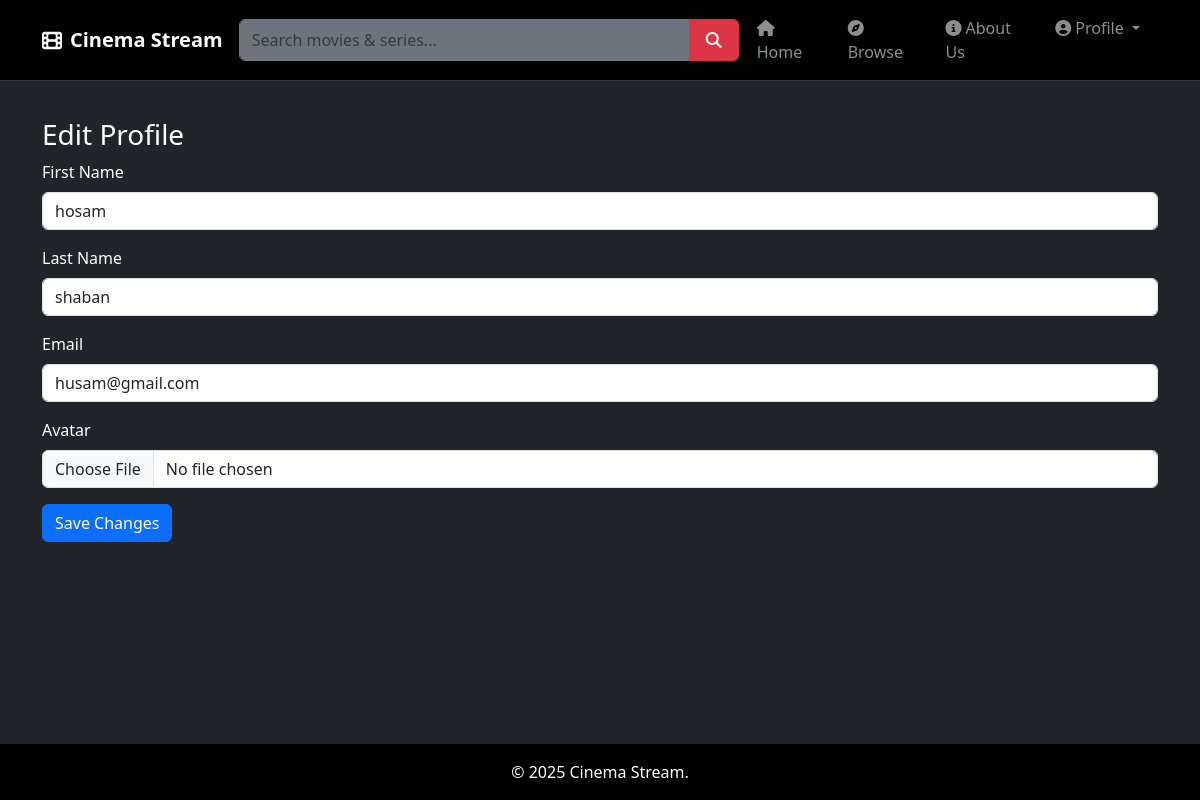
The app's page /profile/edit/ (signed in), older data.
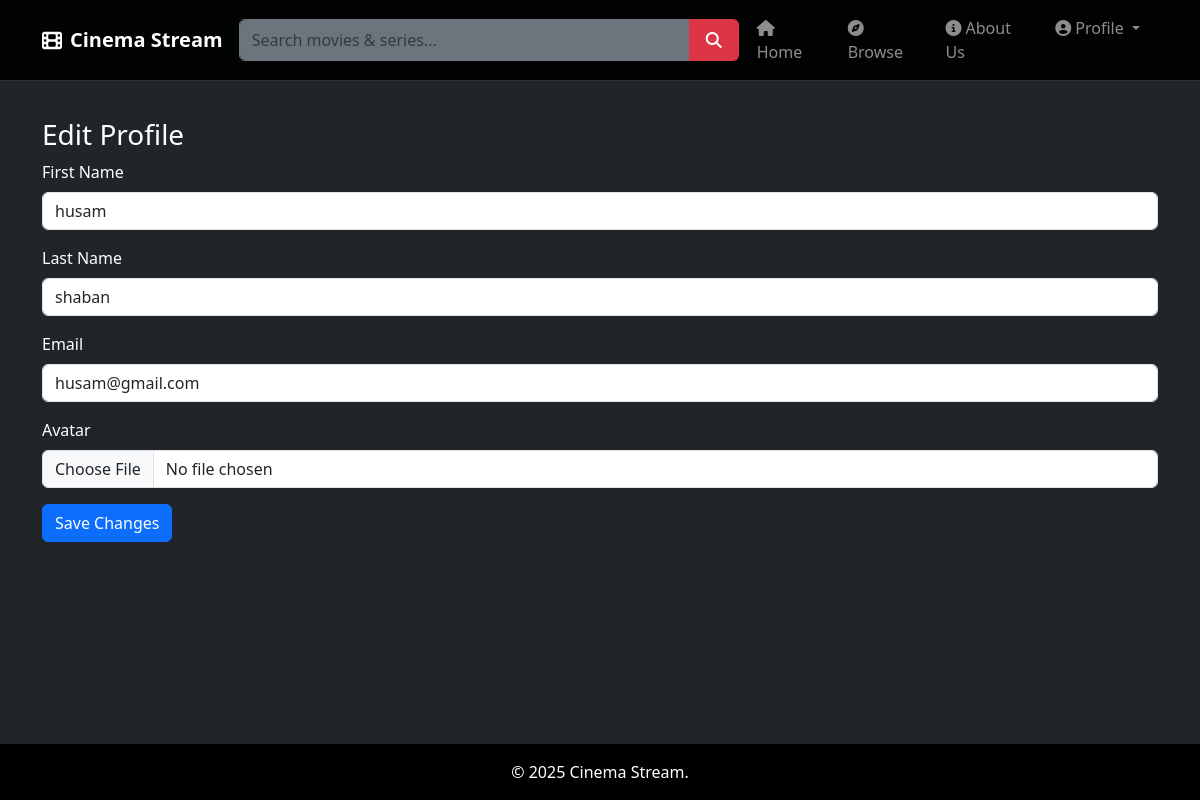
The same page, newer data.
### cinema_stream_app/models.py (models this page shows)
class UserProfile(models.Model):
    user = models.OneToOneField(User, on_delete=models.CASCADE, related_name='profile')
    date_of_birth = models.DateField(null=True)
    avatar = models.ImageField(upload_to='avatars/', null=True)
    created_at = models.DateTimeField(auto_now_add=True)
    updated_at = models.DateTimeField(auto_now=True)

### cinema_stream_app/views.py (the view, shortened to what this page needs)
# urls.py: path('profile/edit/', views.edit_profile, name='edit_profile'),
def edit_profile(request):
    user = request.user
    profile = user.profile
    context = {
        'user': user,
        'profile': profile,
    }
    return render(request, 'edit_profile.html', context)

### cinema_stream_app/templates/edit_profile.html (shortened to what this page needs)
{% extends 'index.html' %}
{% block content %}
<div class="container py-4">
  <h3>Edit Profile</h3>
  <form method="post" enctype="multipart/form-data">
    <div class="mb-3">
      <label class="form-label">First Name</label>
      <input type="text" name="first_name" class="form-control" value="{{ profile.user.first_name }}">
    </div>
    <div class="mb-3">
      <label class="form-label">Last Name</label>
      <input type="text" name="last_name" class="form-control" value="{{ profile.user.last_name }}">
    </div>
    <div class="mb-3">
      <label class="form-label">Email</label>
      <input type="email" name="email" class="form-control" value="{{ profile.user.email }}">
    </div>
    <div class="mb-3">
      <label class="form-label">Avatar</label>
      <input type="file" name="avatar" class="form-control">
    </div>
    <button type="submit" class="btn btn-primary">Save Changes</button>
  </form>
</div>
{% endblock %}

### cinema_stream_app/templates/index.html (shortened to what this page needs)
{% load static %}
<!doctype html>
<html lang="en">
<head>
  <link href="https://cdn.jsdelivr.net/npm/bootstrap@5.3.8/dist/css/bootstrap.min.css" rel="stylesheet">
  <link rel="stylesheet" href="https://cdnjs.cloudflare.com/ajax/libs/font-awesome/6.4.2/css/all.min.css">
</head>
<body class="bg-dark text-white">
<nav class="navbar navbar-expand-lg navbar-dark">
  <div class="container">
    <i class="fa-solid fa-film fa-lg me-2" style="color:white;"></i>
    <a class="navbar-brand fw-bold" href="/">{% block brand %}Cinema Stream{% endblock %}</a>
    <div class="collapse navbar-collapse" id="navcollapse">
      <form class="d-flex search-form mx-auto position-relative" action="{% url 'browse' %}" method="get" id="searchForm" style="max-width: 500px; width: 100%;">
        <div class="input-group">
          <input name="q"
                 type="text"
                 class="form-control bg-secondary text-white border-secondary"
                 placeholder="Search movies & series..."
                 value="{{ request.GET.q|default:'' }}"
                 autocomplete="off"
                 id="searchInput"
                 style="height: 42px;">
          <button class="btn btn-danger border-0" type="submit" style="min-width: 50px;">
            <i class="fa-solid fa-search"></i>
          </button>
        </div>
      </form>
      <ul class="navbar-nav ms-auto">
        <li class="nav-item">
          <a class="nav-link" href="{% url 'home' %}">
            <i class="fa-solid fa-house me-1"></i>Home
          </a>
        </li>
        <li class="nav-item">
          <a class="nav-link" href="{% url 'browse' %}">
            <i class="fa-solid fa-compass me-1"></i>Browse
          </a>
        </li>
        <li class="nav-item">
          <a class="nav-link" href="{% url 'about' %}">
            <i class="fa-solid fa-info-circle me-1"></i>About Us
          </a>
        </li>
        {% if request.session.user_id or user.is_authenticated %}
        <li class="nav-item dropdown">
          <a class="nav-link dropdown-toggle" href="#" role="button" data-bs-toggle="dropdown">
            <i class="fa-solid fa-user-circle me-1"></i>Profile
          </a>
        </li>
        {% endif %}
      </ul>
    </div>
  </div>
</nav>
<main class="py-4">
  {% block content %}{% endblock %}
</main>
<footer class="py-3 mt-5">
  <div class="container text-center">
    <p class="mb-0">&copy; 2025 Cinema Stream.</p>
  </div>
</footer>
</body>
</html>

### cinema_stream_app/templates/index.html (style rules this page uses)
html, body { height: 100%; margin: 0; }
body { display: flex; flex-direction: column; }
main { flex: 1; }
footer { background-color: black; color: white; }
.navbar { position: fixed; top: 0; width: 100%; z-index: 1030; background-color: rgba(0, 0, 0, 0.95) !important; backdrop-filter: blur(10px); border-bottom: 1px solid #333; }
body { padding-top: 70px; }
.nav-link { transition: color 0.3s ease; padding: 8px 16px !important; border-radius: 6px; margin: 0 2px; }
.search-form { min-width: 400px; }
.search-form { min-width: 300px; }
.nav-link { transition: color 0.3s ease; }

Row changes from the older to the newer data that the page shows:
changed UserProfile "shaban": first_name "hosam" → "husam"
